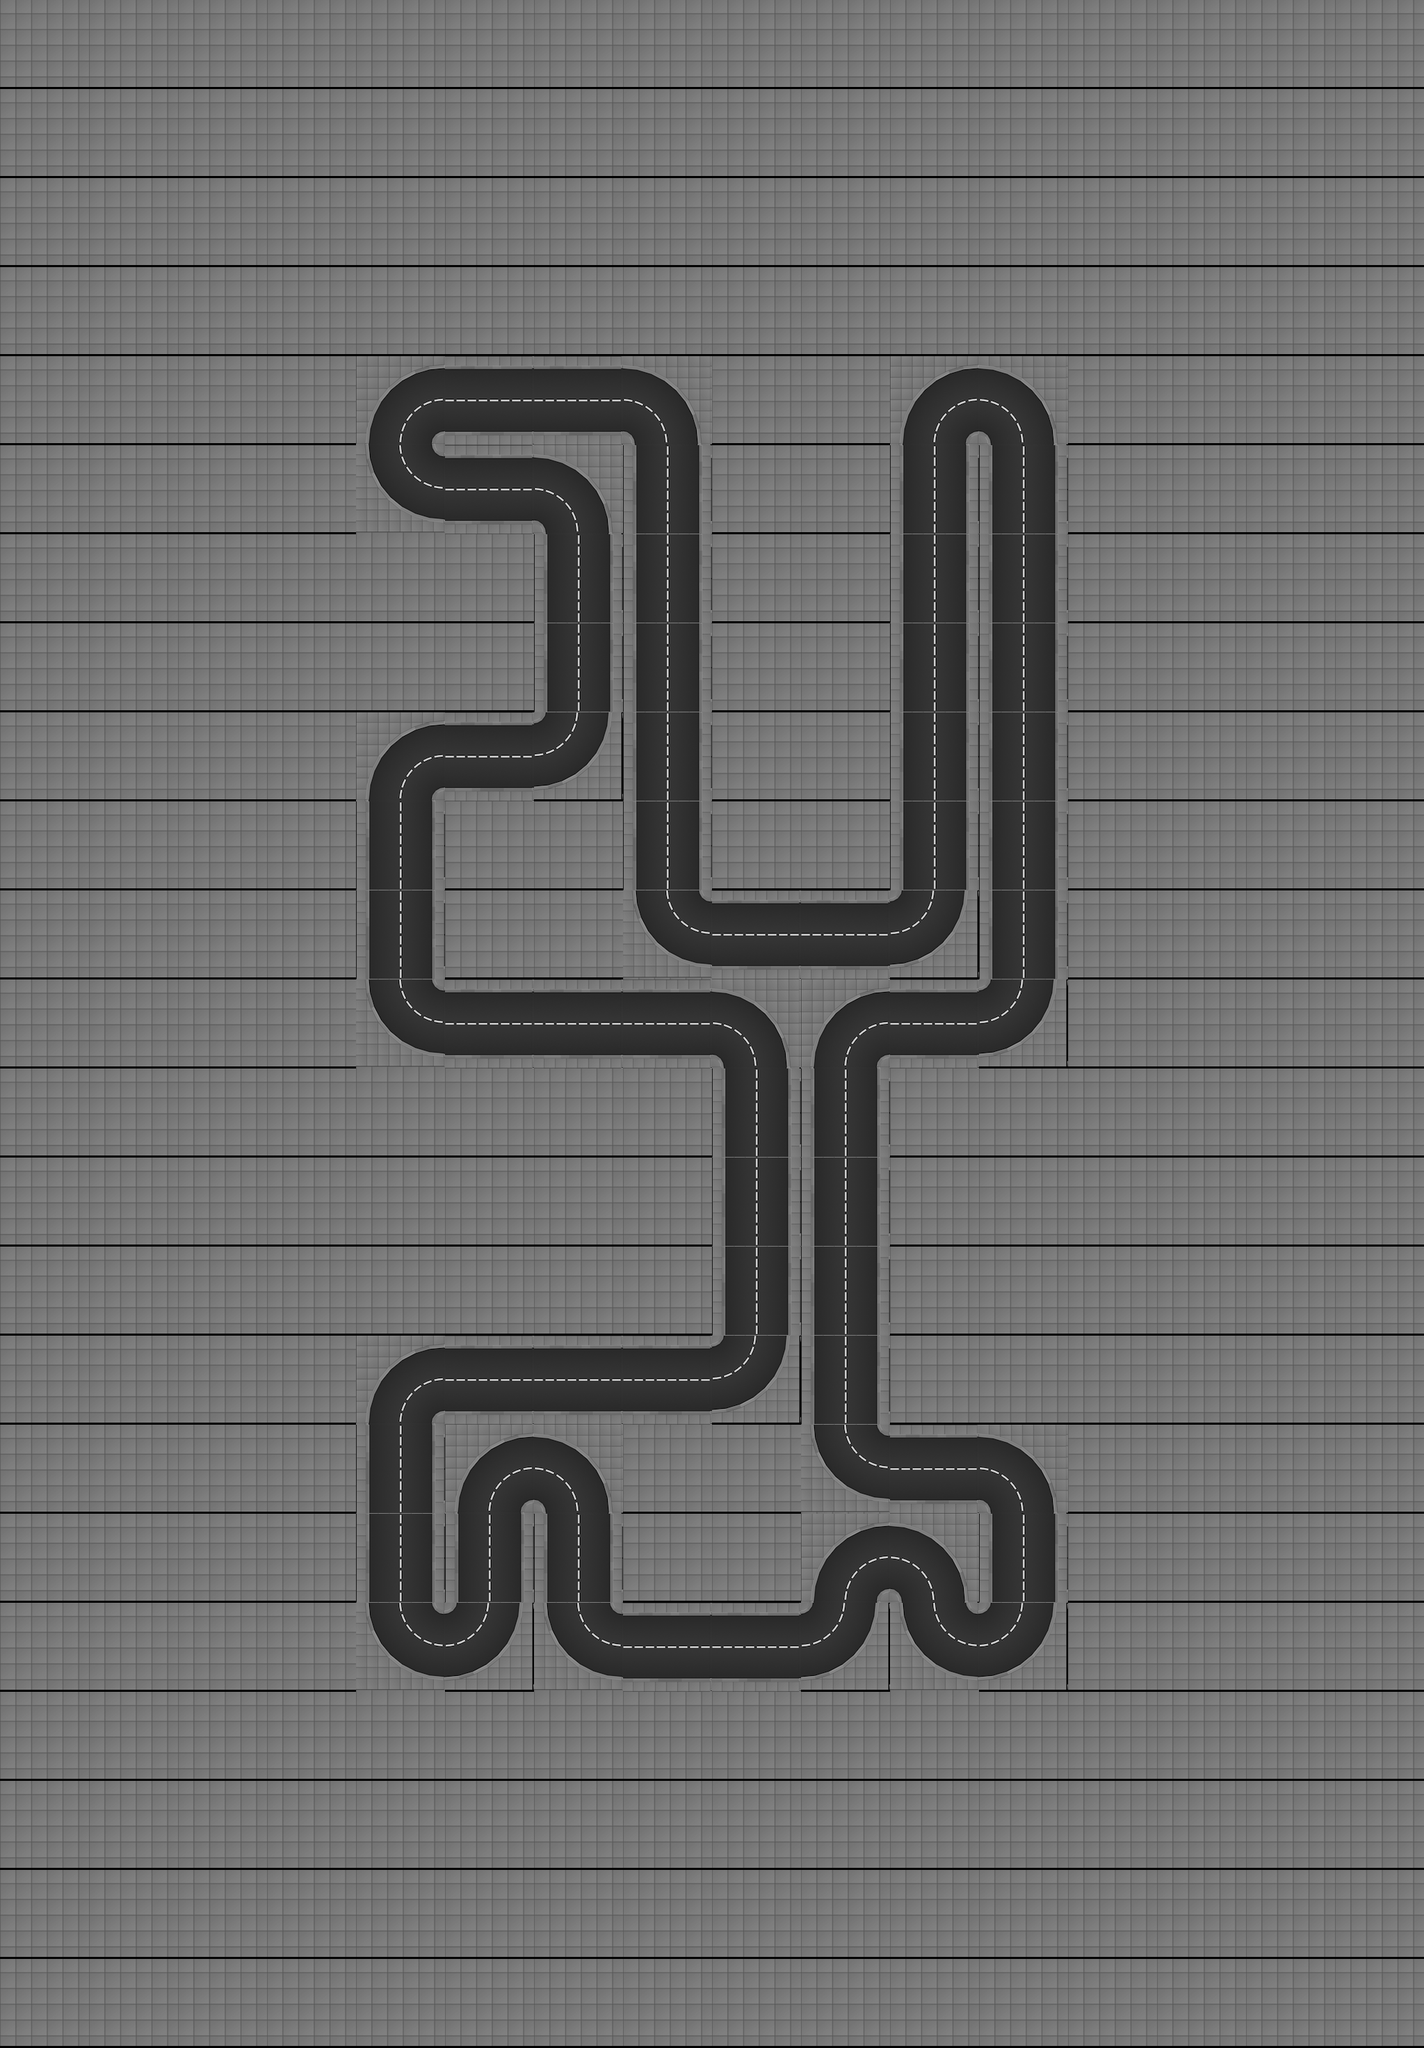

Tiled map render using the project's own tile images. Description and the map definition, with tile-layer contents summarised, below:
An orthogonal 16x23 tile map with 128x128 px tiles, 1 tile layer (track), 2 tilesets and 382 objects (13x office_01_ground_floor, 13x office_01_floor, 13x appartment_roof_01, 13x office_07_ground_floor, 13x office_07_floor, ...).

<map height="23" infinite="0" nextlayerid="1" nextobjectid="1" orientation="orthogonal" renderorder="right-down" tiledversion="1.2.2" tileheight="128" tilewidth="128" version="1.2" width="16"><tileset firstgid="1" source="../../gbResources/set_tiles.tsx" /><tileset firstgid="134" source="../../gbResources/set_objects.tsx" /><layer height="23" id="1" name="track" width="16"><data>[368 cells, 368 non-empty, 7 distinct tile ids]</data></layer><objectgroup id="1" name="walls"><object id="1" x="512" y="640"><polyline points="16,0 32,-64 64,-96 128,-112" /></object><object id="2" x="512" y="640"><polyline points="112,0 114,-8 120,-14 128,-16" /></object><object id="3" x="512" y="768"><polyline points="16,-128 32,-64 64,-32 128,-16" /></object><object id="4" x="512" y="768"><polyline points="112,-128 114,-120 120,-114 128,-112" /></object><object id="5" x="512" y="1152"><polyline points="16,0 32,-64 64,-96 128,-112" /></object><object id="6" x="512" y="1152"><polyline points="112,0 114,-8 120,-14 128,-16" /></object><object id="7" x="512" y="1216.0"><polyline points="16,-64 16,64" /></object><object id="8" x="512" y="1216.0"><polyline points="112,-64 112,64" /></object><object id="9" x="512" y="1344.0"><polyline points="16,-64 16,64" /></object><object id="10" x="512" y="1344.0"><polyline points="112,-64 112,64" /></object><object id="11" x="512" y="1536"><polyline points="16,-128 32,-64 64,-32 128,-16" /></object><object id="12" x="512" y="1536"><polyline points="112,-128 114,-120 120,-114 128,-112" /></object><object id="13" x="512" y="2048"><polyline points="16,0 32,-64 64,-96 128,-112" /></object><object id="14" x="512" y="2048"><polyline points="112,0 114,-8 120,-14 128,-16" /></object><object id="15" x="512" y="2112.0"><polyline points="16,-64 16,64" /></object><object id="16" x="512" y="2112.0"><polyline points="112,-64 112,64" /></object><object id="17" x="512" y="2240.0"><polyline points="16,-64 16,64" /></object><object id="18" x="512" y="2240.0"><polyline points="112,-64 112,64" /></object><object id="19" x="512" y="2432"><polyline points="16,-128 32,-64 64,-32 128,-16" /></object><object id="20" x="512" y="2432"><polyline points="112,-128 114,-120 120,-114 128,-112" /></object><object id="21" x="640" y="592.0"><polyline points="0,-64 128,-64" /></object><object id="22" x="640" y="560.0"><polyline points="0,64 128,64" /></object><object id="23" x="640" y="720.0"><polyline points="0,-64 128,-64" /></object><object id="24" x="640" y="688.0"><polyline points="0,64 128,64" /></object><object id="25" x="640" y="1104.0"><polyline points="0,-64 128,-64" /></object><object id="26" x="640" y="1072.0"><polyline points="0,64 128,64" /></object><object id="27" x="640" y="1488.0"><polyline points="0,-64 128,-64" /></object><object id="28" x="640" y="1456.0"><polyline points="0,64 128,64" /></object><object id="29" x="640" y="2000.0"><polyline points="0,-64 128,-64" /></object><object id="30" x="640" y="1968.0"><polyline points="0,64 128,64" /></object><object id="31" x="640" y="2176"><polyline points="16,0 32,-64 64,-96 128,-112" /></object><object id="32" x="640" y="2176"><polyline points="112,0 114,-8 120,-14 128,-16" /></object><object id="33" x="640" y="2240.0"><polyline points="16,-64 16,64" /></object><object id="34" x="640" y="2240.0"><polyline points="112,-64 112,64" /></object><object id="35" x="640" y="2432"><polyline points="112,-128 96,-64 64,-32 0,-16" /></object><object id="36" x="640" y="2432"><polyline points="16,-128 14,-120 8,-114 0,-112" /></object><object id="37" x="768" y="592.0"><polyline points="0,-64 128,-64" /></object><object id="38" x="768" y="560.0"><polyline points="0,64 128,64" /></object><object id="39" x="768" y="768"><polyline points="0,-112 64,-96 96,-64 112,0" /></object><object id="40" x="768" y="768"><polyline points="0,-16 8,-14 14,-8 16,0" /></object><object id="41" x="768" y="832.0"><polyline points="16,-64 16,64" /></object><object id="42" x="768" y="832.0"><polyline points="112,-64 112,64" /></object><object id="43" x="768" y="960.0"><polyline points="16,-64 16,64" /></object><object id="44" x="768" y="960.0"><polyline points="112,-64 112,64" /></object><object id="45" x="768" y="1152"><polyline points="112,-128 96,-64 64,-32 0,-16" /></object><object id="46" x="768" y="1152"><polyline points="16,-128 14,-120 8,-114 0,-112" /></object><object id="47" x="768" y="1488.0"><polyline points="0,-64 128,-64" /></object><object id="48" x="768" y="1456.0"><polyline points="0,64 128,64" /></object><object id="49" x="768" y="2000.0"><polyline points="0,-64 128,-64" /></object><object id="50" x="768" y="1968.0"><polyline points="0,64 128,64" /></object><object id="51" x="768" y="2176"><polyline points="0,-112 64,-96 96,-64 112,0" /></object><object id="52" x="768" y="2176"><polyline points="0,-16 8,-14 14,-8 16,0" /></object><object id="53" x="768" y="2240.0"><polyline points="16,-64 16,64" /></object><object id="54" x="768" y="2240.0"><polyline points="112,-64 112,64" /></object><object id="55" x="768" y="2432"><polyline points="16,-128 32,-64 64,-32 128,-16" /></object><object id="56" x="768" y="2432"><polyline points="112,-128 114,-120 120,-114 128,-112" /></object><object id="57" x="896" y="640"><polyline points="0,-112 64,-96 96,-64 112,0" /></object><object id="58" x="896" y="640"><polyline points="0,-16 8,-14 14,-8 16,0" /></object><object id="59" x="896" y="704.0"><polyline points="16,-64 16,64" /></object><object id="60" x="896" y="704.0"><polyline points="112,-64 112,64" /></object><object id="61" x="896" y="832.0"><polyline points="16,-64 16,64" /></object><object id="62" x="896" y="832.0"><polyline points="112,-64 112,64" /></object><object id="63" x="896" y="960.0"><polyline points="16,-64 16,64" /></object><object id="64" x="896" y="960.0"><polyline points="112,-64 112,64" /></object><object id="65" x="896" y="1088.0"><polyline points="16,-64 16,64" /></object><object id="66" x="896" y="1088.0"><polyline points="112,-64 112,64" /></object><object id="67" x="896" y="1216.0"><polyline points="16,-64 16,64" /></object><object id="68" x="896" y="1216.0"><polyline points="112,-64 112,64" /></object><object id="69" x="896" y="1408"><polyline points="16,-128 32,-64 64,-32 128,-16" /></object><object id="70" x="896" y="1408"><polyline points="112,-128 114,-120 120,-114 128,-112" /></object><object id="71" x="896" y="1488.0"><polyline points="0,-64 128,-64" /></object><object id="72" x="896" y="1456.0"><polyline points="0,64 128,64" /></object><object id="73" x="896" y="2000.0"><polyline points="0,-64 128,-64" /></object><object id="74" x="896" y="1968.0"><polyline points="0,64 128,64" /></object><object id="75" x="896" y="2384.0"><polyline points="0,-64 128,-64" /></object><object id="76" x="896" y="2352.0"><polyline points="0,64 128,64" /></object><object id="77" x="1024" y="1360.0"><polyline points="0,-64 128,-64" /></object><object id="78" x="1024" y="1328.0"><polyline points="0,64 128,64" /></object><object id="79" x="1024" y="1536"><polyline points="0,-112 64,-96 96,-64 112,0" /></object><object id="80" x="1024" y="1536"><polyline points="0,-16 8,-14 14,-8 16,0" /></object><object id="81" x="1024" y="1600.0"><polyline points="16,-64 16,64" /></object><object id="82" x="1024" y="1600.0"><polyline points="112,-64 112,64" /></object></objectgroup><objectgroup id="2" name="route"><!-- 1 objects omitted --></objectgroup><objectgroup id="3" name="lights"><!-- 76 objects omitted --></objectgroup><objectgroup id="4" name="slow_motion_triggers"><!-- 28 objects omitted --></objectgroup><objectgroup id="5" name="speed_up_triggers"><!-- 7 objects omitted --></objectgroup><objectgroup id="6" name="buildings"><!-- 114 objects omitted --></objectgroup><objectgroup id="7" name="spawners"><!-- 4 objects omitted --></objectgroup></map>
<!-- 300 of 382 objects omitted -->
